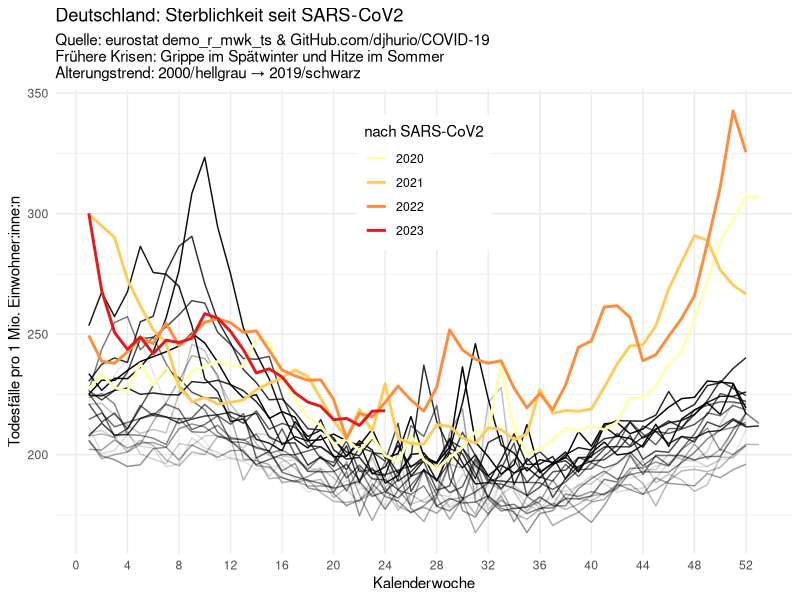
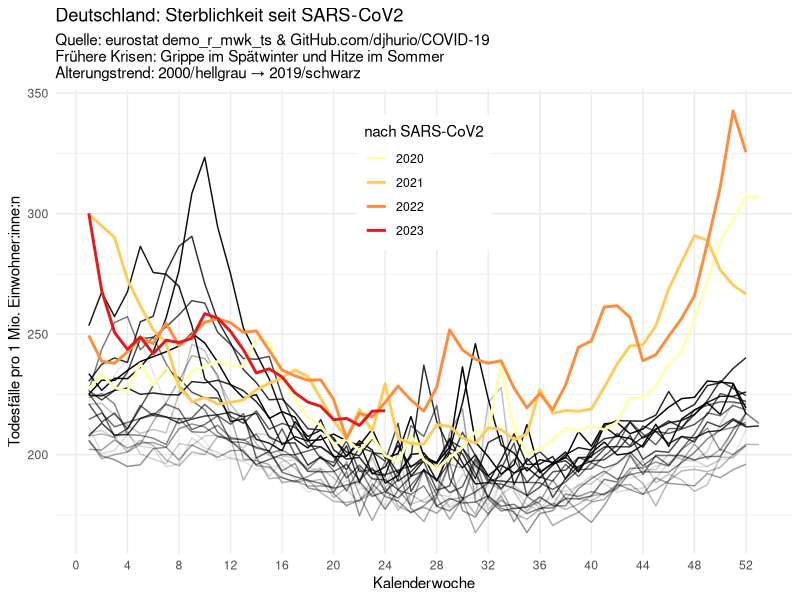

Source code (R) for these figures, in order:
library(ggplot2)

# Run djhurio's script once to get all EU data & regenerate faceted plots
# install.packages(c("data.table", "ISOcodes", "eurostat"))
# source('deaths-by-week.R'); rm(list = ls())

# My goal here: Split mortality data for a single country by pre- & post-CoVID
# TODO: Loop over all other countries & generate plots with English labels.
country <- 'Germany'
covid_start <- 2020
label_pre  <- 'vor SARS-CoV2'
label_post <- 'nach SARS-CoV2'
weeks <- seq(from = 0, to = 52, by = 4)
file_name <- paste0('output/', country, '.jpg')

data <- readr::read_csv('data.csv') |>
  dplyr::filter(cntry == country) |>
  dplyr::transmute(year = gsub('W\\d+', '', time),
                   # country = cntry, # for all countries, instead of filter
                   week, death.rate) |>
  dplyr::mutate(SARS = ifelse(year < covid_start, label_pre, label_post))
# dplyr::group_by(Woche)
# death_median = median(death.rate),
# death_iqr = IQR(death.rate)

pre <- dplyr::filter(data, SARS == label_pre)
post <- dplyr::filter(data, SARS == label_post)
start <- min(pre$year)
end <- max(pre$year)
# Grippe <- dplyr::filter(pre, Woche > 7 & Woche < 11) %>%
#   dplyr::slice_max(death.rate, prop = 0.05) %>%
#   dplyr::select(Jahr) %>%
#   unique()

ggplot(mapping = aes(x = week, y = death.rate)) +
  geom_line(data = pre, aes(alpha = year), show.legend = FALSE) +
  geom_line(
    data = post,
    mapping = aes(y = death.rate, color = year),
    linewidth = 1
  ) +
  # facet_wrap(vars(country)) + # for all countries, instead of filter
  scale_color_brewer(palette = 'YlOrRd', name = label_post) +
  scale_x_continuous(breaks = weeks,
                     minor_breaks = NULL) +
  ylab('Todesfälle pro 1 Mio. Einwohner:inne:n') +
  # ylab('Death rate [per million]') +
  labs(
    title = 'Deutschland: Sterblichkeit seit SARS-CoV2',
    # title = paste0(country, ': Death rate before & after SARS-CoV2'),
    # subtitle = 'Sources: eurostat demo_r_mwk_ts & GitHub.com/djhurio/COVID-19',
    subtitle = paste0(
      'Quelle: eurostat demo_r_mwk_ts & GitHub.com/djhurio/COVID-19',
      '\nFrühere Krisen: Grippe im Spätwinter und Hitze im Sommer',
      '\nAlterungstrend: ',
      start,
      '/hellgrau → ',
      end,
      '/schwarz'
    ),
    x = 'Kalenderwoche'
    # x = 'calendar week'
  ) +
  theme_minimal() +
  theme(
    legend.position = c(.5, .8),
    legend.background = element_rect(fill = 'white', linewidth = 0)
  )

ggsave(file_name)
